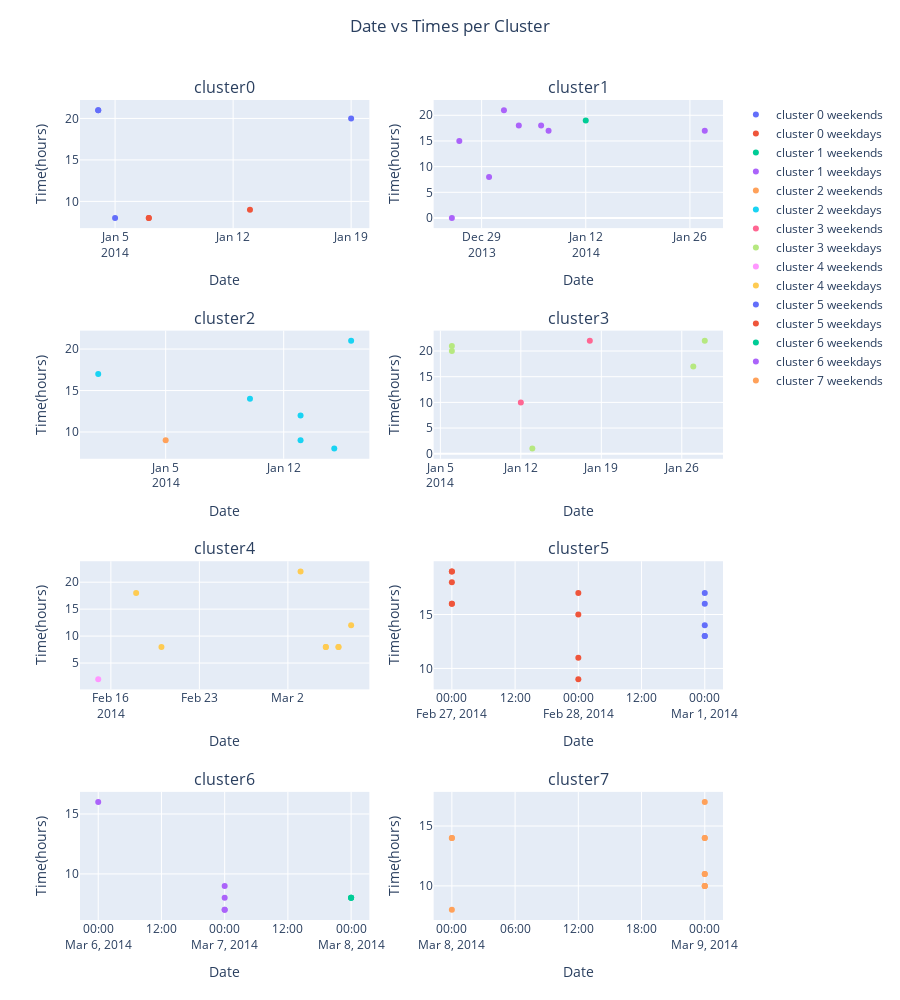
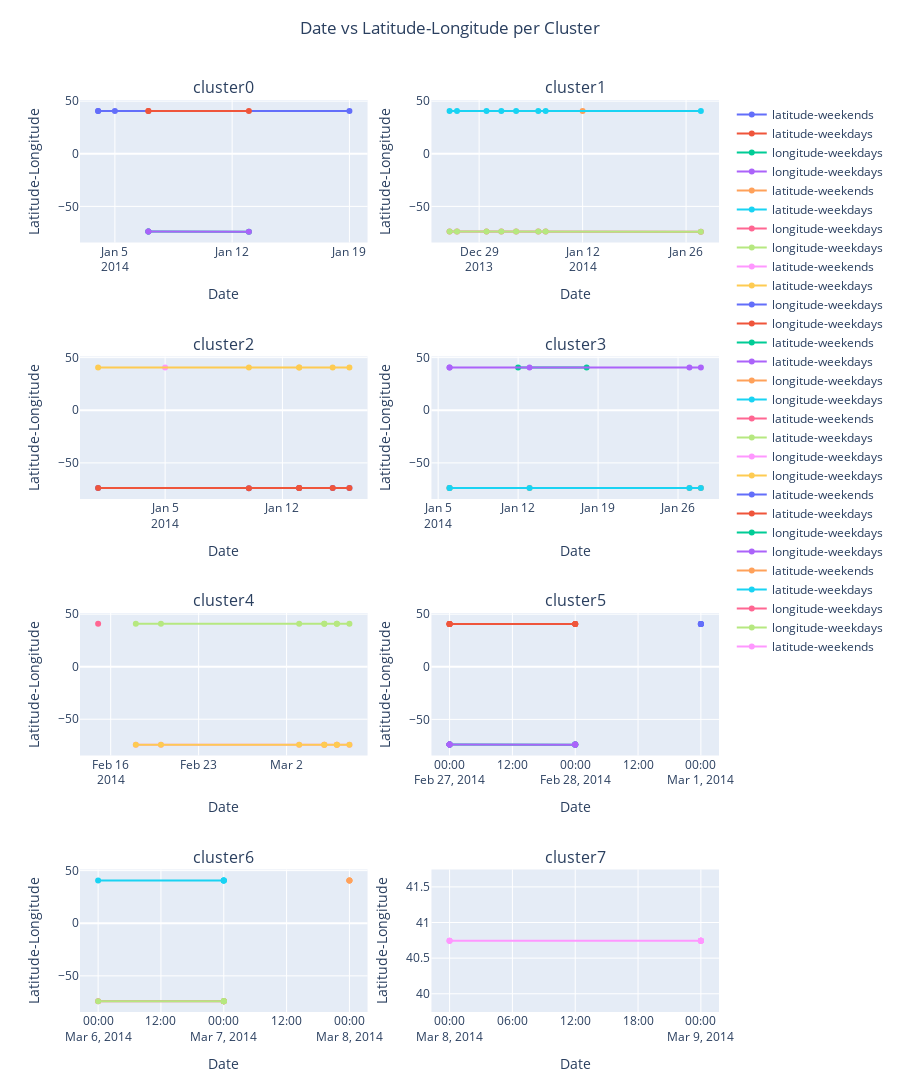

Notebook source saved alongside these figures, in order:
### Code cell
#generating visualizations
visuals = Visualizer(desc.clustered_data, desc.no_clusters)
visuals.plot_kmeans_elbow_curve()
visuals.plot_dbscan_elbow_curve()
visuals.plot_date_time_per_cluster()
visuals.plot_start_time_per_day_per_cluster()
visuals.plot_coordinates_per_day_per_cluster()
#setting parameters for map
latitude = desc.clustered_data['latitude'].mean()#mean of the latitude for the person's movement history
longitude = desc.clustered_data['longitude'].mean() #mean of the longitude for the person's movement history
zoom = 10
visuals.plot_heatmap(latitude, longitude, zoom, desc.clustered_data)
visuals.plot_movement_by_time(latitude, longitude, zoom, desc.clustered_data)
v=visuals.plot_clustered_map(latitude, longitude, zoom, desc.no_clusters, desc.clustered_data)

### Figure 1 — Plotly figure (JSON) as saved in the notebook; plotly's stock layout.template omitted (floating-point values rounded to 4 significant figures)
{"data": [{"mode": "markers", "name": "cluster 0 weekends", "type": "scatter", "x": ["2014-01-04", "2014-01-04", "2014-01-05", "2014-01-19"], "xaxis": "x", "y": [21, 21, 8, 20], "yaxis": "y"}, {"mode": "markers", "name": "cluster 0 weekdays", "type": "scatter", "x": ["2014-01-07", "2014-01-07", "2014-01-13"], "xaxis": "x", "y": [8, 8, 9], "yaxis": "y"}, {"mode": "markers", "name": "cluster 1 weekends", "type": "scatter", "x": ["2014-01-12"], "xaxis": "x2", "y": [19], "yaxis": "y2"}, {"mode": "markers", "name": "cluster 1 weekdays", "type": "scatter", "x": ["2013-12-25", "2013-12-26", "2013-12-30", "2014-01-01", "2014-01-03", "2014-01-06", "2014-01-07", "2014-01-28"], "xaxis": "x2", "y": [0, 15, 8, 21, 18, 18, 17, 17], "yaxis": "y2"}, {"mode": "markers", "name": "cluster 2 weekends", "type": "scatter", "x": ["2014-01-05"], "xaxis": "x3", "y": [9], "yaxis": "y3"}, {"mode": "markers", "name": "cluster 2 weekdays", "type": "scatter", "x": ["2014-01-01", "2014-01-10", "2014-01-13", "2014-01-13", "2014-01-15", "2014-01-16"], "xaxis": "x3", "y": [17, 14, 9, 12, 8, 21], "yaxis": "y3"}, {"mode": "markers", "name": "cluster 3 weekends", "type": "scatter", "x": ["2014-01-12", "2014-01-18"], "xaxis": "x4", "y": [10, 22], "yaxis": "y4"}, {"mode": "markers", "name": "cluster 3 weekdays", "type": "scatter", "x": ["2014-01-06", "2014-01-06", "2014-01-13", "2014-01-27", "2014-01-28"], "xaxis": "x4", "y": [20, 21, 1, 17, 22], "yaxis": "y4"}, {"mode": "markers", "name": "cluster 4 weekends", "type": "scatter", "x": ["2014-02-15"], "xaxis": "x5", "y": [2], "yaxis": "y5"}, {"mode": "markers", "name": "cluster 4 weekdays", "type": "scatter", "x": ["2014-02-18", "2014-02-20", "2014-03-03", "2014-03-05", "2014-03-05", "2014-03-06", "2014-03-06", "2014-03-07"], "xaxis": "x5", "y": [18, 8, 22, 8, 8, 8, 8, 12], "yaxis": "y5"}, {"mode": "markers", "name": "cluster 5 weekends", "type": "scatter", "x": ["2014-03-01", "2014-03-01", "2014-03-01", "2014-03-01", "2014-03-01"], "xaxis": "x6", "y": [13, 13, 14, 16, 17], "yaxis": "y6"}, {"mode": "markers", "name": "cluster 5 weekdays", "type": "scatter", "x": ["2014-02-27", "2014-02-27", "2014-02-27", "2014-02-27", "2014-02-27", "2014-02-28", "2014-02-28", "2014-02-28", "2014-02-28"], "xaxis": "x6", "y": [16, 16, 19, 19, 18, 9, 11, 15, 17], "yaxis": "y6"}, {"mode": "markers", "name": "cluster 6 weekends", "type": "scatter", "x": ["2014-03-08", "2014-03-08", "2014-03-08"], "xaxis": "x7", "y": [8, 8, 8], "yaxis": "y7"}, {"mode": "markers", "name": "cluster 6 weekdays", "type": "scatter", "x": ["2014-03-06", "2014-03-07", "2014-03-07", "2014-03-07", "2014-03-07"], "xaxis": "x7", "y": [16, 7, 7, 8, 9], "yaxis": "y7"}, {"mode": "markers", "name": "cluster 7 weekends", "type": "scatter", "x": ["2014-03-08", "2014-03-08", "2014-03-08", "2014-03-09", "2014-03-09", "2014-03-09", "2014-03-09", "2014-03-09", "2014-03-09", "2014-03-09", "2014-03-09"], "xaxis": "x8", "y": [8, 14, 14, 10, 10, 10, 11, 11, 14, 14, 17], "yaxis": "y8"}, {"mode": "markers", "name": "cluster 7 weekdays", "type": "scatter", "x": [], "xaxis": "x8", "y": [], "yaxis": "y8"}], "layout": {"annotations": [{"font": {"size": 16}, "showarrow": false, "text": "cluster0", "x": 0.225, "xanchor": "center", "xref": "paper", "y": 1, "yanchor": "bottom", "yref": "paper"}, {"font": {"size": 16}, "showarrow": false, "text": "cluster1", "x": 0.775, "xanchor": "center", "xref": "paper", "y": 1, "yanchor": "bottom", "yref": "paper"}, {"font": {"size": 16}, "showarrow": false, "text": "cluster2", "x": 0.225, "xanchor": "center", "xref": "paper", "y": 0.7188, "yanchor": "bottom", "yref": "paper"}, {"font": {"size": 16}, "showarrow": false, "text": "cluster3", "x": 0.775, "xanchor": "center", "xref": "paper", "y": 0.7188, "yanchor": "bottom", "yref": "paper"}, {"font": {"size": 16}, "showarrow": false, "text": "cluster4", "x": 0.225, "xanchor": "center", "xref": "paper", "y": 0.4375, "yanchor": "bottom", "yref": "paper"}, {"font": {"size": 16}, "showarrow": false, "text": "cluster5", "x": 0.775, "xanchor": "center", "xref": "paper", "y": 0.4375, "yanchor": "bottom", "yref": "paper"}, {"font": {"size": 16}, "showarrow": false, "text": "cluster6", "x": 0.225, "xanchor": "center", "xref": "paper", "y": 0.1562, "yanchor": "bottom", "yref": "paper"}, {"font": {"size": 16}, "showarrow": false, "text": "cluster7", "x": 0.775, "xanchor": "center", "xref": "paper", "y": 0.1562, "yanchor": "bottom", "yref": "paper"}], "height": 1000, "title": {"text": "Date vs Times per Cluster", "x": 0.5, "xanchor": "center", "y": 0.98, "yanchor": "top"}, "xaxis": {"anchor": "y", "domain": [0, 0.45], "title": {"text": "Date"}}, "xaxis2": {"anchor": "y2", "domain": [0.55, 1], "title": {"text": "Date"}}, "xaxis3": {"anchor": "y3", "domain": [0, 0.45], "title": {"text": "Date"}}, "xaxis4": {"anchor": "y4", "domain": [0.55, 1], "title": {"text": "Date"}}, "xaxis5": {"anchor": "y5", "domain": [0, 0.45], "title": {"text": "Date"}}, "xaxis6": {"anchor": "y6", "domain": [0.55, 1], "title": {"text": "Date"}}, "xaxis7": {"anchor": "y7", "domain": [0, 0.45], "title": {"text": "Date"}}, "xaxis8": {"anchor": "y8", "domain": [0.55, 1], "title": {"text": "Date"}}, "yaxis": {"anchor": "x", "domain": [0.8438, 1], "title": {"text": "Time(hours)"}}, "yaxis2": {"anchor": "x2", "domain": [0.8438, 1], "title": {"text": "Time(hours)"}}, "yaxis3": {"anchor": "x3", "domain": [0.5625, 0.7188], "title": {"text": "Time(hours)"}}, "yaxis4": {"anchor": "x4", "domain": [0.5625, 0.7188], "title": {"text": "Time(hours)"}}, "yaxis5": {"anchor": "x5", "domain": [0.2812, 0.4375], "title": {"text": "Time(hours)"}}, "yaxis6": {"anchor": "x6", "domain": [0.2812, 0.4375], "title": {"text": "Time(hours)"}}, "yaxis7": {"anchor": "x7", "domain": [0, 0.1562], "title": {"text": "Time(hours)"}}, "yaxis8": {"anchor": "x8", "domain": [0, 0.1562], "title": {"text": "Time(hours)"}}}}

### Figure 2 — Plotly figure (JSON) as saved in the notebook; plotly's stock layout.template omitted (floating-point values rounded to 4 significant figures)
{"data": [{"mode": "lines+markers", "name": "latitude-weekends", "type": "scatter", "x": ["2014-01-04", "2014-01-04", "2014-01-05", "2014-01-19"], "xaxis": "x", "y": [40.74, 40.74, 40.74, 40.74], "yaxis": "y"}, {"mode": "lines+markers", "name": "latitude-weekdays", "type": "scatter", "x": ["2014-01-07", "2014-01-07", "2014-01-13"], "xaxis": "x", "y": [40.74, 40.74, 40.74], "yaxis": "y"}, {"mode": "lines+markers", "name": "longitude-weekdays", "type": "scatter", "x": ["2014-01-07", "2014-01-07", "2014-01-13"], "xaxis": "x", "y": [-73.99, -73.99, -73.99], "yaxis": "y"}, {"mode": "lines+markers", "name": "longitude-weekdays", "type": "scatter", "x": ["2014-01-07", "2014-01-07", "2014-01-13"], "xaxis": "x", "y": [-73.99, -73.99, -73.99], "yaxis": "y"}, {"mode": "lines+markers", "name": "latitude-weekends", "type": "scatter", "x": ["2014-01-12"], "xaxis": "x2", "y": [40.74], "yaxis": "y2"}, {"mode": "lines+markers", "name": "latitude-weekdays", "type": "scatter", "x": ["2013-12-25", "2013-12-26", "2013-12-30", "2014-01-01", "2014-01-03", "2014-01-06", "2014-01-07", "2014-01-28"], "xaxis": "x2", "y": [40.74, 40.74, 40.74, 40.74, 40.74, 40.74, 40.74, 40.74], "yaxis": "y2"}, {"mode": "lines+markers", "name": "longitude-weekdays", "type": "scatter", "x": ["2013-12-25", "2013-12-26", "2013-12-30", "2014-01-01", "2014-01-03", "2014-01-06", "2014-01-07", "2014-01-28"], "xaxis": "x2", "y": [-73.98, -73.98, -73.98, -73.98, -73.98, -73.98, -73.98, -73.98], "yaxis": "y2"}, {"mode": "lines+markers", "name": "longitude-weekdays", "type": "scatter", "x": ["2013-12-25", "2013-12-26", "2013-12-30", "2014-01-01", "2014-01-03", "2014-01-06", "2014-01-07", "2014-01-28"], "xaxis": "x2", "y": [-73.98, -73.98, -73.98, -73.98, -73.98, -73.98, -73.98, -73.98], "yaxis": "y2"}, {"mode": "lines+markers", "name": "latitude-weekends", "type": "scatter", "x": ["2014-01-05"], "xaxis": "x3", "y": [40.73], "yaxis": "y3"}, {"mode": "lines+markers", "name": "latitude-weekdays", "type": "scatter", "x": ["2014-01-01", "2014-01-10", "2014-01-13", "2014-01-13", "2014-01-15", "2014-01-16"], "xaxis": "x3", "y": [40.73, 40.73, 40.73, 40.73, 40.73, 40.73], "yaxis": "y3"}, {"mode": "lines+markers", "name": "longitude-weekdays", "type": "scatter", "x": ["2014-01-01", "2014-01-10", "2014-01-13", "2014-01-13", "2014-01-15", "2014-01-16"], "xaxis": "x3", "y": [-73.98, -73.99, -73.98, -73.98, -73.98, -73.98], "yaxis": "y3"}, {"mode": "lines+markers", "name": "longitude-weekdays", "type": "scatter", "x": ["2014-01-01", "2014-01-10", "2014-01-13", "2014-01-13", "2014-01-15", "2014-01-16"], "xaxis": "x3", "y": [-73.98, -73.99, -73.98, -73.98, -73.98, -73.98], "yaxis": "y3"}, {"mode": "lines+markers", "name": "latitude-weekends", "type": "scatter", "x": ["2014-01-12", "2014-01-18"], "xaxis": "x4", "y": [40.74, 40.74], "yaxis": "y4"}, {"mode": "lines+markers", "name": "latitude-weekdays", "type": "scatter", "x": ["2014-01-06", "2014-01-06", "2014-01-13", "2014-01-27", "2014-01-28"], "xaxis": "x4", "y": [40.74, 40.74, 40.73, 40.73, 40.74], "yaxis": "y4"}, {"mode": "lines+markers", "name": "longitude-weekdays", "type": "scatter", "x": ["2014-01-06", "2014-01-06", "2014-01-13", "2014-01-27", "2014-01-28"], "xaxis": "x4", "y": [-73.98, -73.98, -73.98, -73.98, -73.98], "yaxis": "y4"}, {"mode": "lines+markers", "name": "longitude-weekdays", "type": "scatter", "x": ["2014-01-06", "2014-01-06", "2014-01-13", "2014-01-27", "2014-01-28"], "xaxis": "x4", "y": [-73.98, -73.98, -73.98, -73.98, -73.98], "yaxis": "y4"}, {"mode": "lines+markers", "name": "latitude-weekends", "type": "scatter", "x": ["2014-02-15"], "xaxis": "x5", "y": [40.74], "yaxis": "y5"}, {"mode": "lines+markers", "name": "latitude-weekdays", "type": "scatter", "x": ["2014-02-18", "2014-02-20", "2014-03-03", "2014-03-05", "2014-03-05", "2014-03-06", "2014-03-06", "2014-03-07"], "xaxis": "x5", "y": [40.74, 40.74, 40.74, 40.74, 40.74, 40.74, 40.74, 40.74], "yaxis": "y5"}, {"mode": "lines+markers", "name": "longitude-weekdays", "type": "scatter", "x": ["2014-02-18", "2014-02-20", "2014-03-03", "2014-03-05", "2014-03-05", "2014-03-06", "2014-03-06", "2014-03-07"], "xaxis": "x5", "y": [-74.17, -74.17, -74.17, -74.17, -74.17, -74.17, -74.17, -74.17], "yaxis": "y5"}, {"mode": "lines+markers", "name": "longitude-weekdays", "type": "scatter", "x": ["2014-02-18", "2014-02-20", "2014-03-03", "2014-03-05", "2014-03-05", "2014-03-06", "2014-03-06", "2014-03-07"], "xaxis": "x5", "y": [-74.17, -74.17, -74.17, -74.17, -74.17, -74.17, -74.17, -74.17], "yaxis": "y5"}, {"mode": "lines+markers", "name": "latitude-weekends", "type": "scatter", "x": ["2014-03-01", "2014-03-01", "2014-03-01", "2014-03-01", "2014-03-01"], "xaxis": "x6", "y": [40.78, 40.78, 40.78, 40.78, 40.78], "yaxis": "y6"}, {"mode": "lines+markers", "name": "latitude-weekdays", "type": "scatter", "x": ["2014-02-27", "2014-02-27", "2014-02-27", "2014-02-27", "2014-02-27", "2014-02-28", "2014-02-28", "2014-02-28", "2014-02-28"], "xaxis": "x6", "y": [40.78, 40.78, 40.78, 40.78, 40.78, 40.78, 40.78, 40.78, 40.78], "yaxis": "y6"}, {"mode": "lines+markers", "name": "longitude-weekdays", "type": "scatter", "x": ["2014-02-27", "2014-02-27", "2014-02-27", "2014-02-27", "2014-02-27", "2014-02-28", "2014-02-28", "2014-02-28", "2014-02-28"], "xaxis": "x6", "y": [-73.97, -73.97, -73.97, -73.97, -73.97, -73.97, -73.97, -73.97, -73.97], "yaxis": "y6"}, {"mode": "lines+markers", "name": "longitude-weekdays", "type": "scatter", "x": ["2014-02-27", "2014-02-27", "2014-02-27", "2014-02-27", "2014-02-27", "2014-02-28", "2014-02-28", "2014-02-28", "2014-02-28"], "xaxis": "x6", "y": [-73.97, -73.97, -73.97, -73.97, -73.97, -73.97, -73.97, -73.97, -73.97], "yaxis": "y6"}, {"mode": "lines+markers", "name": "latitude-weekends", "type": "scatter", "x": ["2014-03-08", "2014-03-08", "2014-03-08"], "xaxis": "x7", "y": [40.72, 40.72, 40.72], "yaxis": "y7"}, {"mode": "lines+markers", "name": "latitude-weekdays", "type": "scatter", "x": ["2014-03-06", "2014-03-07", "2014-03-07", "2014-03-07", "2014-03-07"], "xaxis": "x7", "y": [40.72, 40.72, 40.72, 40.72, 40.72], "yaxis": "y7"}, {"mode": "lines+markers", "name": "longitude-weekdays", "type": "scatter", "x": ["2014-03-06", "2014-03-07", "2014-03-07", "2014-03-07", "2014-03-07"], "xaxis": "x7", "y": [-74.04, -74.04, -74.04, -74.04, -74.04], "yaxis": "y7"}, {"mode": "lines+markers", "name": "longitude-weekdays", "type": "scatter", "x": ["2014-03-06", "2014-03-07", "2014-03-07", "2014-03-07", "2014-03-07"], "xaxis": "x7", "y": [-74.04, -74.04, -74.04, -74.04, -74.04], "yaxis": "y7"}, {"mode": "lines+markers", "name": "latitude-weekends", "type": "scatter", "x": ["2014-03-08", "2014-03-08", "2014-03-08", "2014-03-09", "2014-03-09", "2014-03-09", "2014-03-09", "2014-03-09", "2014-03-09", "2014-03-09", "2014-03-09"], "xaxis": "x8", "y": [40.74, 40.74, 40.74, 40.74, 40.74, 40.74, 40.74, 40.74, 40.74, 40.74, 40.74], "yaxis": "y8"}, {"mode": "lines+markers", "name": "latitude-weekdays", "type": "scatter", "x": [], "xaxis": "x8", "y": [], "yaxis": "y8"}, {"mode": "lines+markers", "name": "longitude-weekdays", "type": "scatter", "x": [], "xaxis": "x8", "y": [], "yaxis": "y8"}, {"mode": "lines+markers", "name": "longitude-weekdays", "type": "scatter", "x": [], "xaxis": "x8", "y": [], "yaxis": "y8"}], "layout": {"annotations": [{"font": {"size": 16}, "showarrow": false, "text": "cluster0", "x": 0.225, "xanchor": "center", "xref": "paper", "y": 1, "yanchor": "bottom", "yref": "paper"}, {"font": {"size": 16}, "showarrow": false, "text": "cluster1", "x": 0.775, "xanchor": "center", "xref": "paper", "y": 1, "yanchor": "bottom", "yref": "paper"}, {"font": {"size": 16}, "showarrow": false, "text": "cluster2", "x": 0.225, "xanchor": "center", "xref": "paper", "y": 0.7188, "yanchor": "bottom", "yref": "paper"}, {"font": {"size": 16}, "showarrow": false, "text": "cluster3", "x": 0.775, "xanchor": "center", "xref": "paper", "y": 0.7188, "yanchor": "bottom", "yref": "paper"}, {"font": {"size": 16}, "showarrow": false, "text": "cluster4", "x": 0.225, "xanchor": "center", "xref": "paper", "y": 0.4375, "yanchor": "bottom", "yref": "paper"}, {"font": {"size": 16}, "showarrow": false, "text": "cluster5", "x": 0.775, "xanchor": "center", "xref": "paper", "y": 0.4375, "yanchor": "bottom", "yref": "paper"}, {"font": {"size": 16}, "showarrow": false, "text": "cluster6", "x": 0.225, "xanchor": "center", "xref": "paper", "y": 0.1562, "yanchor": "bottom", "yref": "paper"}, {"font": {"size": 16}, "showarrow": false, "text": "cluster7", "x": 0.775, "xanchor": "center", "xref": "paper", "y": 0.1562, "yanchor": "bottom", "yref": "paper"}], "height": 1500, "title": {"text": "Date vs Latitude-Longitude per Cluster", "x": 0.5, "xanchor": "center", "y": 0.98, "yanchor": "top"}, "xaxis": {"anchor": "y", "domain": [0, 0.45], "title": {"text": "Date"}}, "xaxis2": {"anchor": "y2", "domain": [0.55, 1], "title": {"text": "Date"}}, "xaxis3": {"anchor": "y3", "domain": [0, 0.45], "title": {"text": "Date"}}, "xaxis4": {"anchor": "y4", "domain": [0.55, 1], "title": {"text": "Date"}}, "xaxis5": {"anchor": "y5", "domain": [0, 0.45], "title": {"text": "Date"}}, "xaxis6": {"anchor": "y6", "domain": [0.55, 1], "title": {"text": "Date"}}, "xaxis7": {"anchor": "y7", "domain": [0, 0.45], "title": {"text": "Date"}}, "xaxis8": {"anchor": "y8", "domain": [0.55, 1], "title": {"text": "Date"}}, "yaxis": {"anchor": "x", "domain": [0.8438, 1], "title": {"text": "Latitude-Longitude"}}, "yaxis2": {"anchor": "x2", "domain": [0.8438, 1], "title": {"text": "Latitude-Longitude"}}, "yaxis3": {"anchor": "x3", "domain": [0.5625, 0.7188], "title": {"text": "Latitude-Longitude"}}, "yaxis4": {"anchor": "x4", "domain": [0.5625, 0.7188], "title": {"text": "Latitude-Longitude"}}, "yaxis5": {"anchor": "x5", "domain": [0.2812, 0.4375], "title": {"text": "Latitude-Longitude"}}, "yaxis6": {"anchor": "x6", "domain": [0.2812, 0.4375], "title": {"text": "Latitude-Longitude"}}, "yaxis7": {"anchor": "x7", "domain": [0, 0.1562], "title": {"text": "Latitude-Longitude"}}, "yaxis8": {"anchor": "x8", "domain": [0, 0.1562], "title": {"text": "Latitude-Longitude"}}}}
